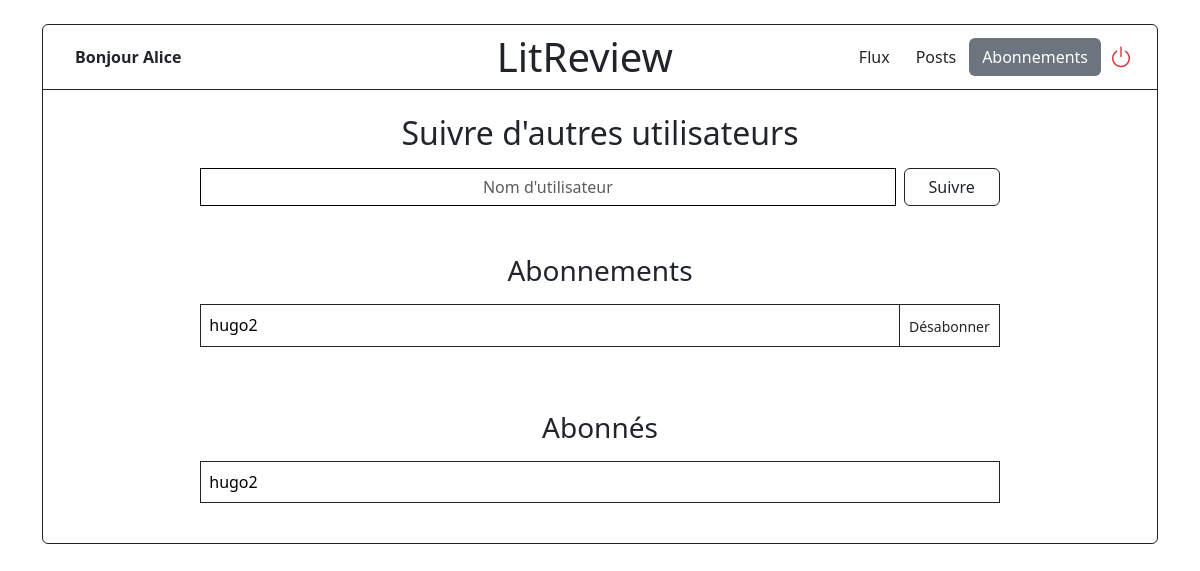
The app's page /followers (signed in), older data.
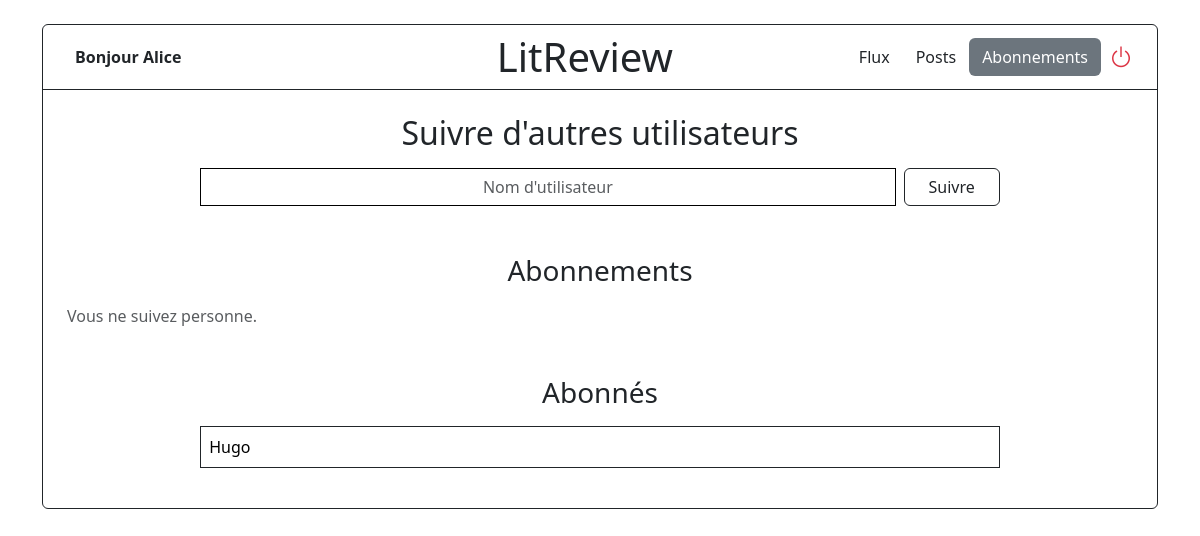
The same page, newer data.
### social_network/models.py (models this page shows, shortened)
class UserFollows(models.Model):
    user = models.ForeignKey(
        User, related_name="following_users", on_delete=models.CASCADE
    )
    followed_user = models.ForeignKey(
        User, related_name="followed_by", on_delete=models.CASCADE
    )
    class Meta:
        unique_together = ('user', 'followed_user', )

### authentication/models.py (models this page shows)
class User(AbstractUser):
    ADMIN = 'admin'
    USER = 'user'
    ROLE_CHOICES = (
        (ADMIN, 'admin'),
        (USER, 'user'),
    )
    role = models.CharField(max_length=20, choices=ROLE_CHOICES, default=USER)

### social_network/views.py (the view, shortened to what this page needs)
# urls.py: path('followers', FollowersView.as_view(), name="followers"),
class FollowersView(LoginRequiredMixin, View):
    def get(self, request):
        following = UserFollows.objects.filter(user=request.user)
        followers = UserFollows.objects.filter(followed_user=request.user)
        return render(request, 'social_network/followers.html', {
            'following': following,
            'followers': followers,
        })

### social_network/templates/social_network/followers.html (shortened to what this page needs)
{% extends "social_network/base.html" %}
{% block main %}
<h2 class="d-flex justify-content-center mb-3">Suivre d'autres utilisateurs</h2>
<div class="d-flex justify-content-center mb-5">
    <form method="POST" class="d-flex gap-2 w-75">
        <input type="text" name="username" class="form-control text-center border-black rounded-0" placeholder="Nom d'utilisateur">
        <button type="submit" class="btn btn-outline-dark px-4">Suivre</button>
    </form>
</div>
<h3 class="d-flex justify-content-center mb-3">Abonnements</h3>
{% if following %}
<div class="d-flex justify-content-center">
    <table class="table table-bordered border-dark w-75">
        {% for follow in following %}
        <tr>
            <td>{{ follow.followed_user.username }}</td>
            <td class="text-end" style="width: 1%">
                <form method="POST">
                    <button type="submit" class="btn btn-sm p-0">Désabonner</button>
                </form>
            </td>
        </tr>
        {% endfor %}
    </table>
</div>
{% else %}
    <p class="text-muted">Vous ne suivez personne.</p>
{% endif %}
<h3 class="d-flex justify-content-center mt-5 mb-3">Abonnés</h3>
{% if followers %}
<div class="d-flex justify-content-center">
    <table class="table table-bordered border-dark w-75">
        {% for follow in followers %}
        <tr>
            <td>{{ follow.user.username }}</td>
        </tr>
        {% endfor %}
    </table>
</div>
{% else %}
    <p class="text-muted">Personne ne vous suit.</p>
{% endif %}
{% endblock %}

Row changes from the older to the newer data that the page shows:
removed UserFollows: followed_user.username "hugo2", shown under "Abonnements"
removed UserFollows: user.username "hugo2", shown under "Abonnés"
added UserFollows: user.username "Hugo", shown under "Abonnés"
Text that changed along with them:
text now shown: "Vous ne suivez personne."
